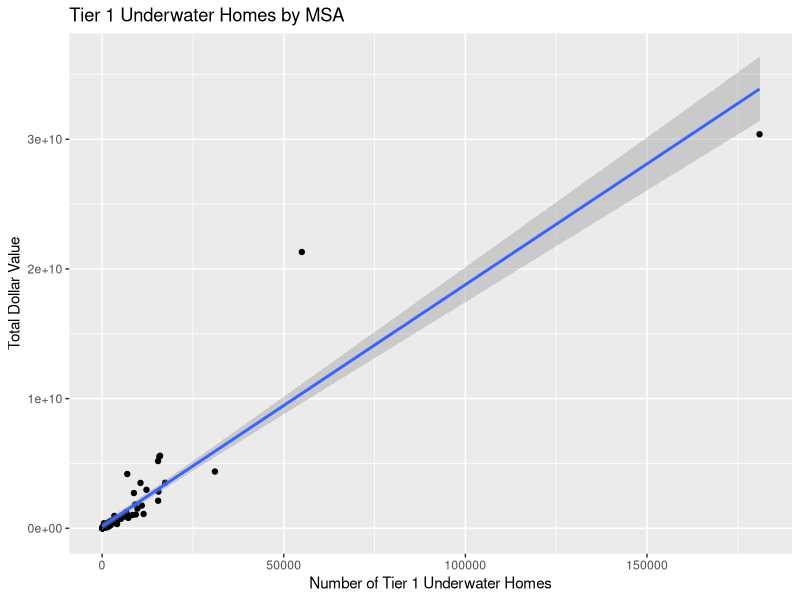
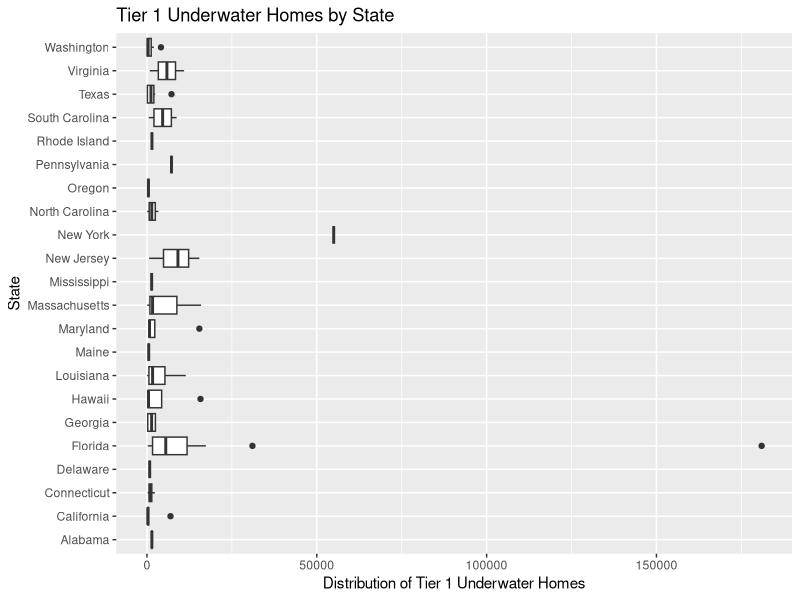
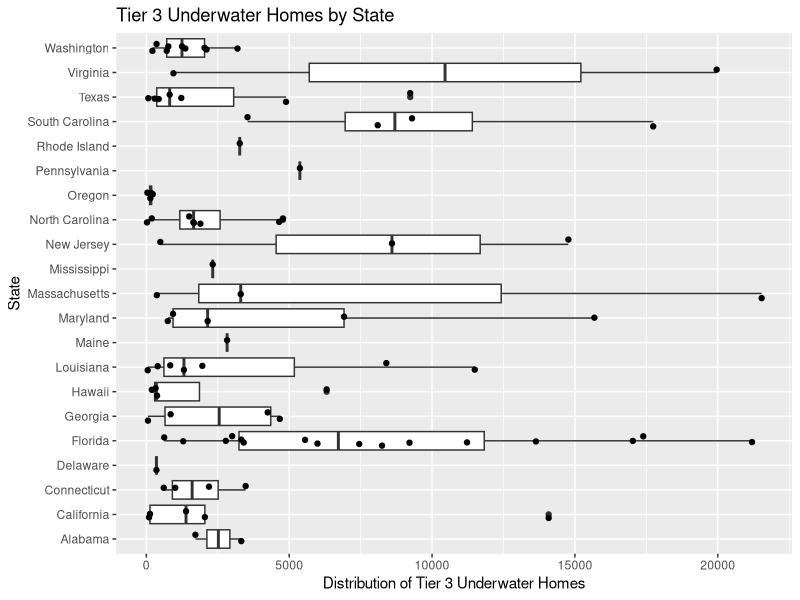
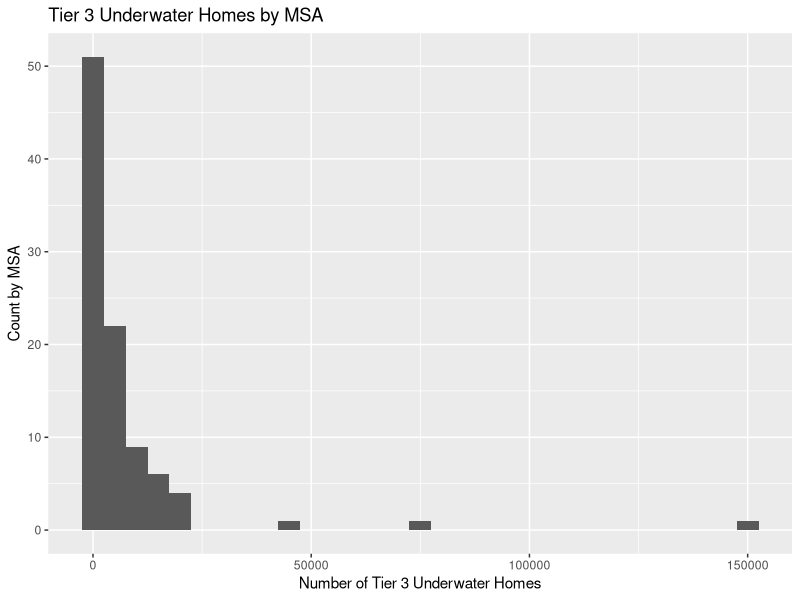
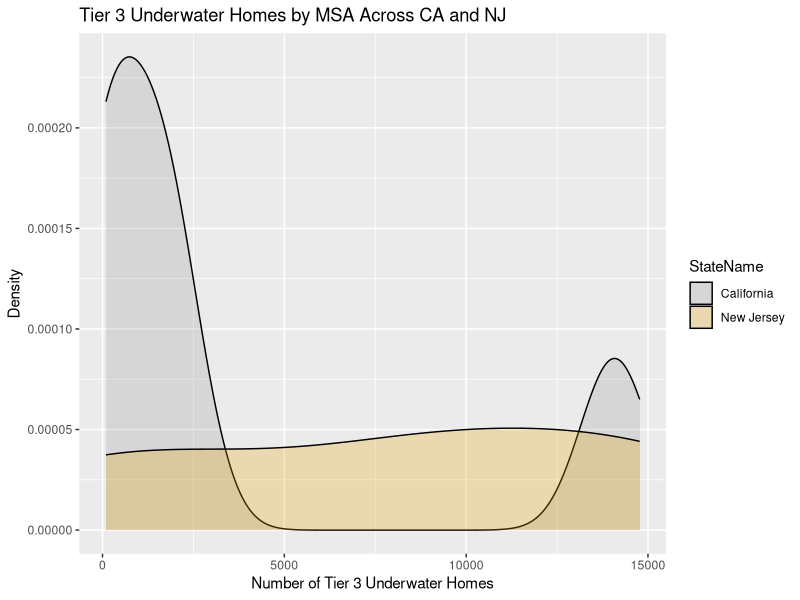

Source code (R) for these figures, in order:
## ---- chunk 1
library(tidyverse) 
library(here)
uw <- read_csv(here::here("data", "zestimatesAndCutoffs_byGeo_uw_2017-10-10_forDataPage.csv"))
## ---- chunk 2
uw %>% filter(RegionType == "MSA") %>%
  ggplot(aes(x = UWHomes_Tier1, y = UWHomes_TotalValue_Tier1)) + 
  geom_point() + 
  geom_smooth(method=lm) +
  labs(x = "Number of Tier 1 Underwater Homes", y = "Total Dollar Value", title = "Tier 1 Underwater Homes by MSA")
## ---- chunk 3
uw %>% filter(RegionType == "MSA") %>%
ggplot(aes(y = UWHomes_Tier1, x = StateName )) + 
  geom_boxplot() +
  labs(x = "State", y = "Distribution of Tier 1 Underwater Homes", title = "Tier 1 Underwater Homes by State") +
  coord_flip() 
## ---- chunk 4
uw %>% filter(RegionType == "MSA" & UWHomes_Tier3 < 30000) %>%
ggplot(aes(y = UWHomes_Tier3, x = StateName )) + 
 geom_boxplot() +
  geom_jitter(width = 0.2) +
  labs(x = "State", y = "Distribution of Tier 3 Underwater Homes", title = "Tier 3 Underwater Homes by State") +
  coord_flip() 
## ---- chunk 5
uw %>% filter(RegionType == "MSA") %>%
ggplot(aes(x = UWHomes_Tier3)) +
  geom_histogram(binwidth = 5000) +
  labs(x = "Number of Tier 3 Underwater Homes", y = "Count by MSA", title = "Tier 3 Underwater Homes by MSA")
## ---- chunk 6
states <- c("California", "New Jersey")
class(states)
uw %>% filter(StateName %in% states) %>%
  filter(RegionType == "MSA") %>%
  ggplot() +
    geom_density(aes(x = UWHomes_Tier3, fill = StateName), alpha = 0.25) +
    scale_fill_manual(values = c("#999999", "#E69F00")) +
    labs(x = "Number of Tier 3 Underwater Homes", y = "Density", title = "Tier 3 Underwater Homes by MSA Across CA and NJ")
